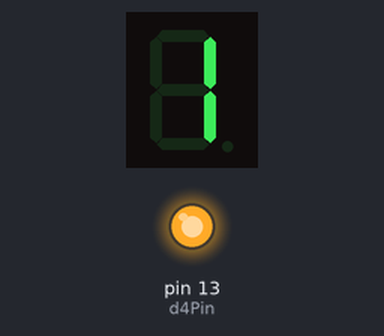
The sketch below on a simulated Arduino Uno, built with avr-gcc and run on an emulated ATmega328P. On the bench: 1-digit seven-segment display, output pins drawn as LEDs (lit = HIGH). Wiring (inferred from the names in the program): 1-digit 7-segment display, segments lit when LOW: segments pin 2, pin 3, pin 4, pin 5, pin 6, pin 7, pin 8, pin 9. The segment pins are drawn as the display they are named for; pins used as bus, display or sensor lines are not drawn.

Above: at 1.1 s.
At 2.6 s:
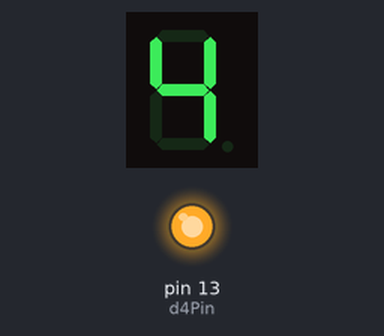
At 3.6 s:
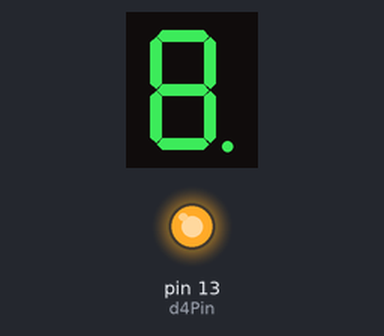
At 4.6 s:
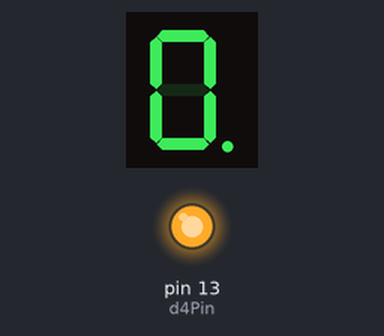
Timing chart, 0 to 6.1 s (numbered marks = the images above):
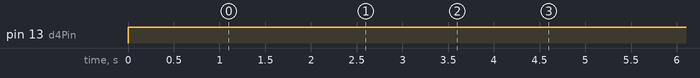

The sketch:

Exp161022-7Seg-Countdown.ino
```cpp
/*
 *  Experiment 161023
 *
 *  7 Segment countdown using Arduino pins.
 *
 *
 */

int d4Pin = 13;
int a = 2;
int b = 3;
int c = 4;
int d = 5;
int e = 6;
int f = 7;
int g = 8;
int dp = 9;
int segments[] = {a, b, c, d, e,f, g, dp};

int digits[10][8] = {
 {LOW, LOW, LOW, LOW, LOW, LOW, HIGH, LOW},      //0
 {HIGH, LOW, LOW, HIGH, HIGH, HIGH, HIGH, HIGH}, //1
 {LOW, LOW, HIGH, LOW, LOW, HIGH, LOW, HIGH},    //2
 {LOW, LOW, LOW, LOW, HIGH, HIGH, LOW, HIGH},    //3
 {HIGH, LOW, LOW, HIGH, HIGH, LOW, LOW, HIGH},   //4
 {LOW, HIGH, LOW, LOW, HIGH, LOW, LOW, HIGH},    //5
 {LOW, HIGH, LOW, LOW, LOW, LOW, LOW, HIGH},     //6
 {LOW, LOW, LOW, HIGH, HIGH, HIGH, HIGH, HIGH},  //7
 {LOW, LOW, LOW, LOW, LOW, LOW, LOW, LOW},       //8
 {LOW, LOW, LOW, LOW, HIGH, LOW, LOW, LOW}       //9
};

void setup(){

  int pins[] = {2, 3, 4, 5, 6, 7, 8, 9, 13};

  for(int i = 0; i < sizeof(pins)/sizeof(pins[0]); i ++){

     pinMode(pins[i],  OUTPUT);

  }

}

void loop(){

  digitalWrite(d4Pin, HIGH);

  for(int i = sizeof(digits)/sizeof(digits[0]); i > 0; i --){

    showDigit(digits[i-1], 100);

  }

  int sequence[] = {1, 3, 1, 4, 8, 8, 2, 0, 1};


  for(int i = 0; i < sizeof(sequence)/sizeof(sequence[0]); i ++){

    showDigit(digits[sequence[i]], 500);

  }

}

void showDigit(int digit[], int delayTime){

  for (int i = 0; i<8; i++){
    digitalWrite(segments[i], digit[i]);
  }

  delay(delayTime);

  for (int i = 0; i<8; i++){
    digitalWrite(segments[i], HIGH);
  }

  delay(5);
}
```

Measured:
- by itself, pin 13 (d4Pin): LOW → HIGH at 0.00 s
- by itself, everything shown: repeats every 5.6 s, in 28 steps
- what the display in image 0 shows lasts 0.5 s, from 1.1 s to 1.6 s
